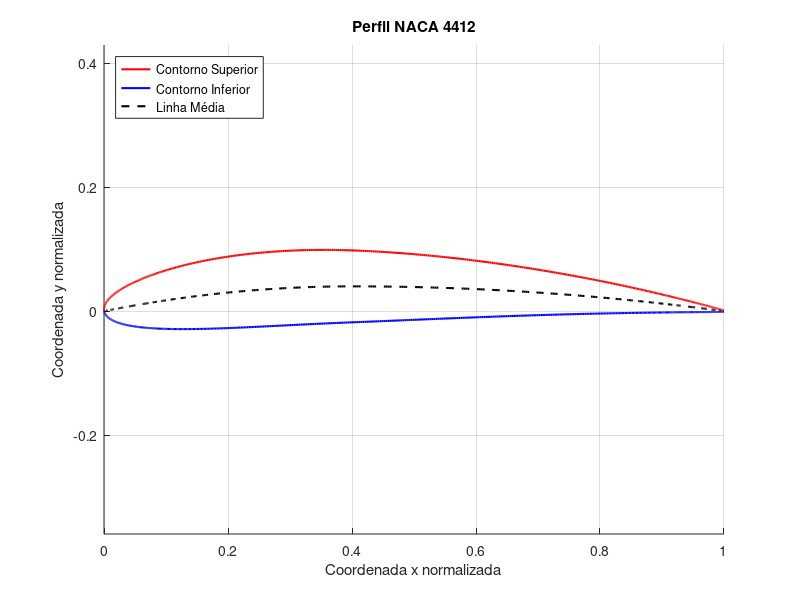
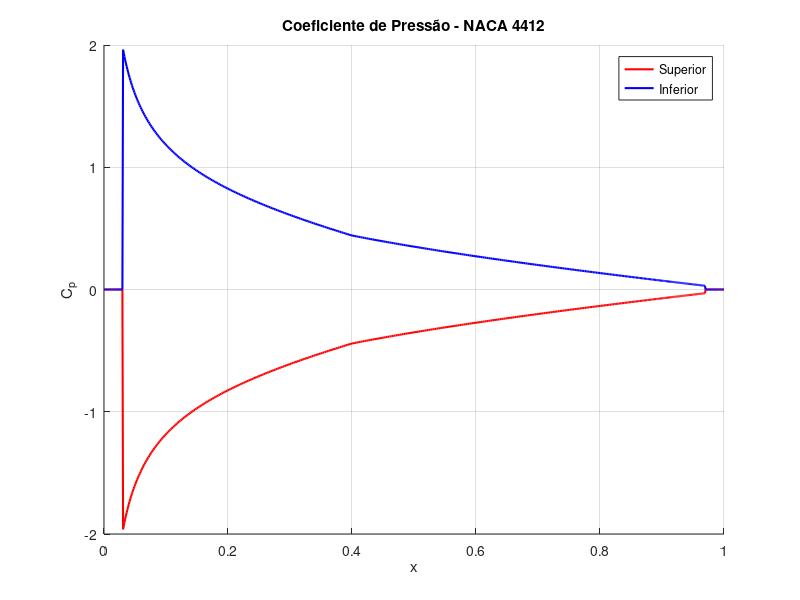
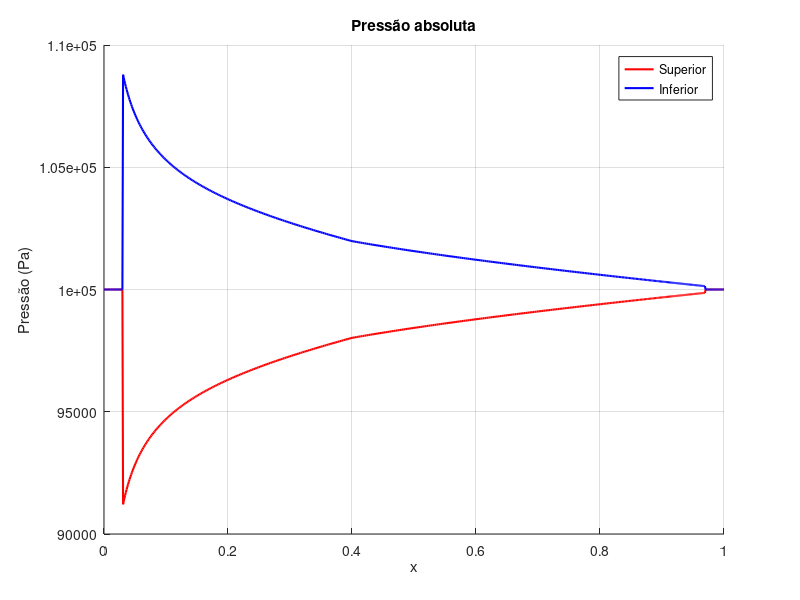
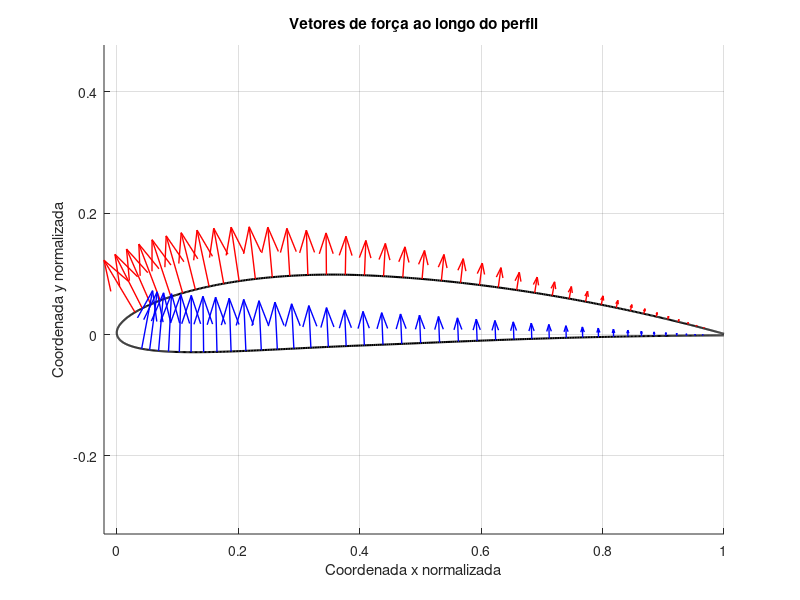

Write the MATLAB code that produced these figures, in order.
clc, clear  

%% Plot do perfil

% Parâmetros NACA 4412
m = 0.04;   % Camber máximo (4%)
p = 0.4;    % Posição do camber máximo (40% da corda)
t = 0.12;   % Espessura máxima (12%)

% Gerar pontos ao longo da corda
beta = linspace(0, pi, 500);
x = (1 - cos(beta)) / 2;

% Distribuição de espessura
y_t = 5 * t * (0.2969*sqrt(x) - 0.1260*x - 0.3516*x.^2 + 0.2843*x.^3 - 0.1015*x.^4);

% Linha média (camber) e sua derivada
mask = x < p;
y_c = zeros(size(x));
dy_cdx = zeros(size(x));

y_c(mask) = (m / p^2) * (2*p*x(mask) - x(mask).^2);
dy_cdx(mask) = (2*m / p^2) * (p - x(mask));

y_c(~mask) = (m / (1 - p)^2) * ((1 - 2*p) + 2*p*x(~mask) - x(~mask).^2);
dy_cdx(~mask) = (2*m / (1 - p)^2) * (p - x(~mask));

% Ângulo da linha média
theta = atan(dy_cdx);

% Coordenadas dos contornos
x_u = x - y_t .* sin(theta);
y_u = y_c + y_t .* cos(theta);
x_l = x + y_t .* sin(theta);
y_l = y_c - y_t .* cos(theta);

% Plotagem
figure;
hold on;
plot(x_u, y_u, 'r', 'LineWidth', 1.5, 'DisplayName', 'Contorno Superior');
plot(x_l, y_l, 'b', 'LineWidth', 1.5, 'DisplayName', 'Contorno Inferior');
plot(x, y_c, 'k--', 'LineWidth', 1.5, 'DisplayName', 'Linha Média');
axis equal;
xlabel('Coordenada x normalizada');
ylabel('Coordenada y normalizada');
title('Perfil NACA 4412');
legend('Location', 'Northwest');
grid on;
hold off;

% Plot Cp

% Parâmetros adicionais
alpha = deg2rad(8);     % Ângulo de ataque em radianos
V = 300 * (1000/3600);  % Velocidade em m/s (300 km/h → 83.333 m/s)
rho = 1.29;             % Densidade do ar (kg/m³)
p_atm = 1e5;            % Pressão atmosférica (Pa)
q = 0.5 * rho * V^2;    % Pressão dinâmica

% Definir máscaras (mesmo código)
mask_2 = (x > 0.03) & (x < 0.97);

% Contorno Superior (Cp negativo)
Cp_upper = zeros(size(x));
Cp_upper(mask_2) = -2 * (alpha ./ sqrt(x(mask_2)) + dy_cdx(mask_2));

% Contorno Inferior (Cp positivo)
Cp_lower = zeros(size(x));
Cp_lower(mask_2) = 2 * (alpha ./ sqrt(x(mask_2)) + dy_cdx(mask_2));

% Plotagem 
figure;
hold on;
plot(x, Cp_upper, 'r', 'LineWidth', 1.5);
plot(x, Cp_lower, 'b', 'LineWidth', 1.5);
xlabel('x'); ylabel('C_p'); 
title('Coeficiente de Pressão - NACA 4412');
legend('Superior', 'Inferior');
grid on;

%% Pressao absoluta

p_lower = Cp_lower*q+p_atm;
p_upper = Cp_upper*q+p_atm;

figure;
hold on;
plot(x, p_upper, 'r', 'LineWidth', 1.5);
plot(x, p_lower, 'b', 'LineWidth', 1.5);
xlabel('x'); ylabel('Pressão (Pa)'); 
title('Pressão absoluta');
legend('Superior', 'Inferior');
grid on;

%% Forcas Fx e Fy

f_eq_lower = zeros(length(p_lower),2);
f_eq_upper = zeros(length(p_upper),2);

for i=1:length(p_lower)-1
    
    p_eq_lower = (p_lower(i)+p_lower(i+1))/2-p_atm;
    p_eq_upper = (p_upper(i)+p_upper(i+1))/2-p_atm;
    
    f_eq_lower(i,1)=f_eq_lower(i,1) - (p_eq_lower/2)*(y_l(i+1)-y_l(i));
    f_eq_lower(i+1,1)=f_eq_lower(i+1,1) - (p_eq_lower/2)*(y_l(i+1)-y_l(i));
    f_eq_lower(i,2)=f_eq_lower(i,2) + (p_eq_lower/2)*(x_l(i+1)-x_l(i));
    f_eq_lower(i+1,2)=f_eq_lower(i+1,2) + (p_eq_lower/2)*(x_l(i+1)-x_l(i));
    
    f_eq_upper(i,1)=f_eq_upper(i,1) + (p_eq_upper/2)*(y_u(i+1)-y_u(i));
    f_eq_upper(i+1,1)=f_eq_upper(i+1,1) + (p_eq_upper/2)*(y_u(i+1)-y_u(i));
    f_eq_upper(i,2)=f_eq_upper(i,2) - (p_eq_upper/2)*(x_u(i+1)-x_u(i));
    f_eq_upper(i+1,2)=f_eq_upper(i+1,2) - (p_eq_upper/2)*(x_u(i+1)-x_u(i));
    
end

% Parâmetros para visualização
N = 10;  % Usar 1 a cada N vetores
max_force = max([max(vecnorm(f_eq_upper, 2, 2)), max(vecnorm(f_eq_lower, 2, 2))]);
scale_factor = 0.1 / max_force;  % Menor escala para não exagerar no tamanho

% Indices espaçados para visualização
idx_u = 1:N:length(x_u);
idx_l = 1:N:length(x_l);

% Plot
figure;
hold on;

plot(x_u, y_u, 'k', 'LineWidth', 1.5);
plot(x_l, y_l, 'k', 'LineWidth', 1.5);

quiver(x_u(idx_u)', y_u(idx_u)', ...
       f_eq_upper(idx_u,1)*scale_factor, f_eq_upper(idx_u,2)*scale_factor, ...
       0, 'r', 'LineWidth', 1, 'MaxHeadSize', 0.3);

quiver(x_l(idx_l)', y_l(idx_l)', ...
       f_eq_lower(idx_l,1)*scale_factor, f_eq_lower(idx_l,2)*scale_factor, ...
       0, 'b', 'LineWidth', 1, 'MaxHeadSize', 0.3);

axis equal;
xlabel('Coordenada x normalizada');
ylabel('Coordenada y normalizada');
title('Vetores de força ao longo do perfil');
grid on;
hold off;
    
%% Forca de arrasto e sustentacao

T = [cos(alpha), sin(alpha);
    -sin(alpha), cos(alpha)];

f = [sum(f_eq_lower(:,1))+sum(f_eq_upper(:,1));
    sum(f_eq_lower(:,2))+sum(f_eq_upper(:,2))];

F = T*f;
    




